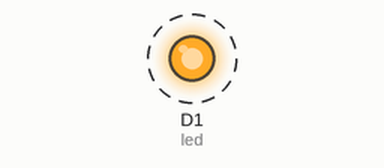
Bench run of a sketch on a simulated ESP8266 (NodeMCU). On the bench: output pins drawn as LEDs (lit = HIGH). Dashed ring = blinking.

Above: at 0.5 s.
Timing chart, 0 to 4.6 s (numbered marks = the images above):
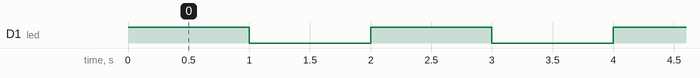

Measured:
- by itself, D1 (led): alternates HIGH for 1.0 s and LOW for 1.0 s

The sketch:

led.ino
```cpp
#define led D1 //controlling led connected to pin D1
void setup() {
  pinMode(led,OUTPUT); // declaring pinmode
}

void loop() {
  digitalWrite(led,1); //turns led on
  delay(1000); // 1000 milliseconds or 1 second delay
  digitalWrite(led,0); //turns led off
  delay(1000); // 1 second delay
}
```
